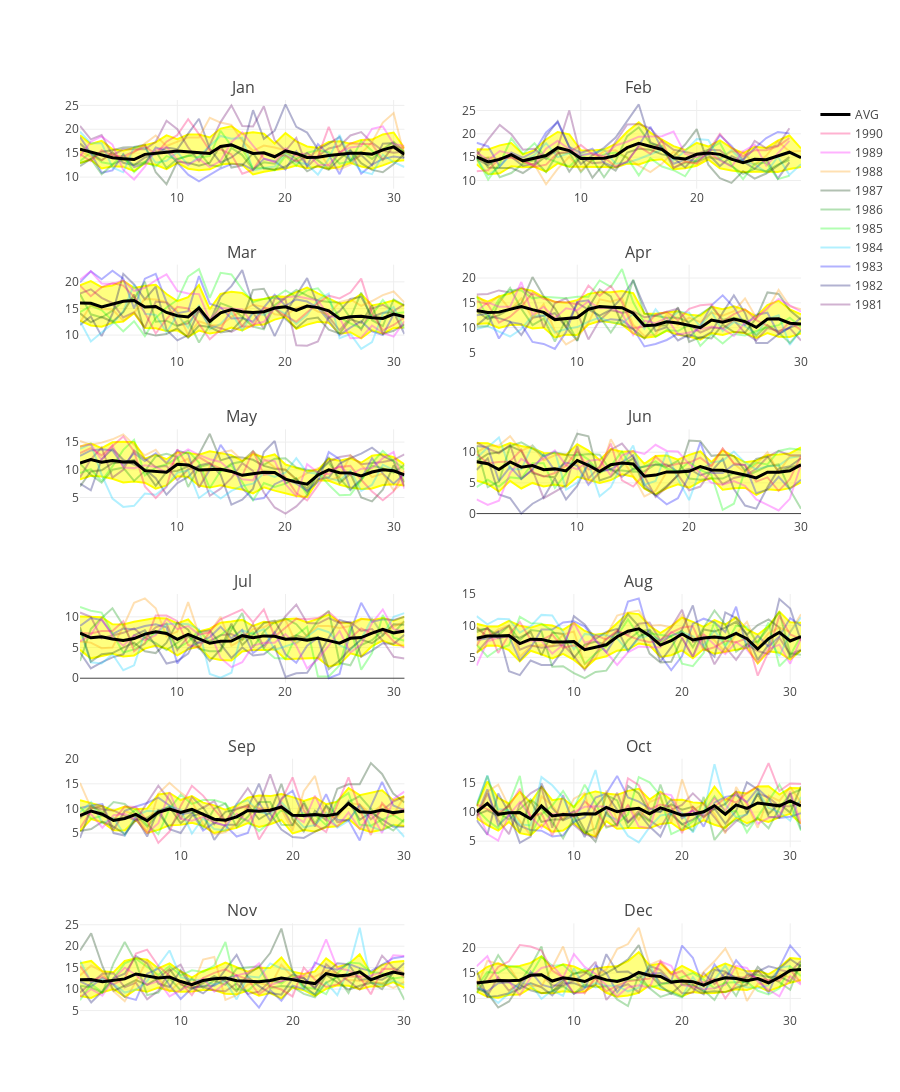

The code cell stored with this chart in its notebook:
### Code cell
fig = tools.make_subplots(
    rows=6, 
    cols=2, 
    subplot_titles=[calendar.month_abbr[m] for m in range(1, 13)]
)

for m in range(1, 13):
    df_m = df[df.index.month == m]
    df_m.index = df_m.index.day
    df_m_avg = df_m.groupby(level=0).mean()
    df_m_std = df_m.groupby(level=0).std()
    trace_avg = go.Scatter(
        x=df_m_avg.index,
        y=df_m_avg["temp"],
        name="AVG",
        line={"color": "#000000", "width": 3},
        showlegend=(m==1)
    )
    trace_std_down = go.Scatter(
        x=df_m_avg.index,
        y=df_m_avg["temp"] - df_m_std["temp"],
        fill= None,
        mode='lines',
        line={"color": 'yellow'},
        showlegend=False
    )
    trace_std_up = go.Scatter(
        x=df_m_avg.index,
        y=df_m_avg["temp"] + df_m_std["temp"],
        fill='tonexty',
        mode='lines',
        line={"color": 'yellow'},
        showlegend=False
    )
    fig.append_trace(trace_std_down, (m-1) // 2 + 1, (m-1) % 2 + 1)
    fig.append_trace(trace_std_up, (m-1) // 2 + 1, (m-1) % 2 + 1)
    for i, y in enumerate(year_range):
        df_y = df[(df.index.year == y) & (df.index.month == m)]
        trace = go.Scatter(
            x=df_y.index.day,
            y=df_y["temp"],
            name=y,
            line={"color": colors[i]},
            opacity=0.3,
            showlegend=(m==1)
        )
        fig.append_trace(trace, (m-1) // 2 + 1, (m-1) % 2 + 1)
    fig.append_trace(trace_avg, (m-1) // 2 + 1, (m-1) % 2 + 1)
fig['layout'].update(height=1500)
iplot(fig)
